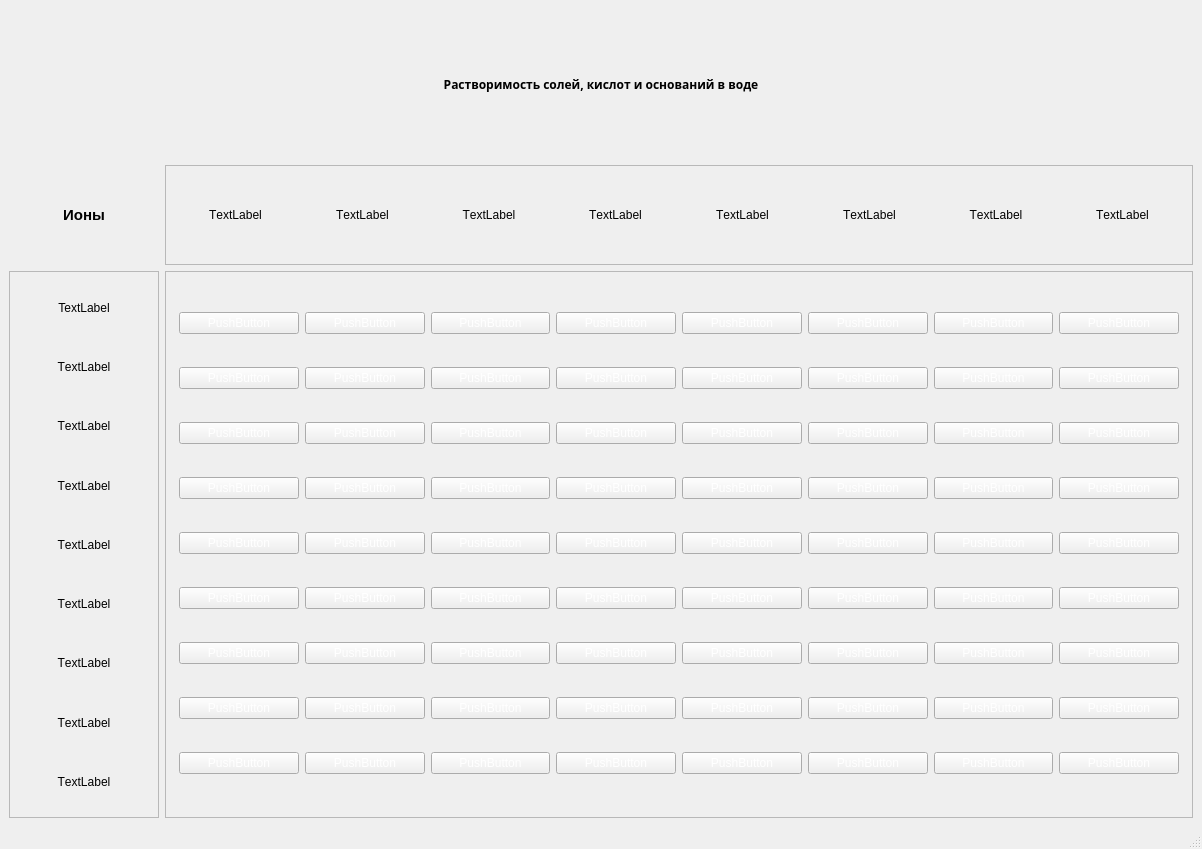
<?xml version="1.0" encoding="UTF-8"?>
<ui version="4.0">
 <class>MainWindow</class>
 <widget class="QMainWindow" name="MainWindow">
  <property name="enabled">
   <bool>true</bool>
  </property>
  <property name="geometry">
   <rect>
    <x>0</x>
    <y>0</y>
    <width>1202</width>
    <height>849</height>
   </rect>
  </property>
  <property name="palette">
   <palette>
    <active>
     <colorrole role="Text">
      <brush brushstyle="SolidPattern">
       <color alpha="255">
        <red>255</red>
        <green>255</green>
        <blue>255</blue>
       </color>
      </brush>
     </colorrole>
     <colorrole role="ButtonText">
      <brush brushstyle="SolidPattern">
       <color alpha="255">
        <red>255</red>
        <green>255</green>
        <blue>255</blue>
       </color>
      </brush>
     </colorrole>
     <colorrole role="PlaceholderText">
      <brush brushstyle="SolidPattern">
       <color alpha="128">
        <red>255</red>
        <green>255</green>
        <blue>255</blue>
       </color>
      </brush>
     </colorrole>
    </active>
    <inactive>
     <colorrole role="Text">
      <brush brushstyle="SolidPattern">
       <color alpha="255">
        <red>255</red>
        <green>255</green>
        <blue>255</blue>
       </color>
      </brush>
     </colorrole>
     <colorrole role="ButtonText">
      <brush brushstyle="SolidPattern">
       <color alpha="255">
        <red>255</red>
        <green>255</green>
        <blue>255</blue>
       </color>
      </brush>
     </colorrole>
     <colorrole role="PlaceholderText">
      <brush brushstyle="SolidPattern">
       <color alpha="128">
        <red>255</red>
        <green>255</green>
        <blue>255</blue>
       </color>
      </brush>
     </colorrole>
    </inactive>
    <disabled>
     <colorrole role="Text">
      <brush brushstyle="SolidPattern">
       <color alpha="255">
        <red>120</red>
        <green>120</green>
        <blue>120</blue>
       </color>
      </brush>
     </colorrole>
     <colorrole role="ButtonText">
      <brush brushstyle="SolidPattern">
       <color alpha="255">
        <red>120</red>
        <green>120</green>
        <blue>120</blue>
       </color>
      </brush>
     </colorrole>
     <colorrole role="PlaceholderText">
      <brush brushstyle="SolidPattern">
       <color alpha="128">
        <red>0</red>
        <green>0</green>
        <blue>0</blue>
       </color>
      </brush>
     </colorrole>
    </disabled>
   </palette>
  </property>
  <property name="font">
   <font>
    <strikeout>false</strikeout>
    <kerning>false</kerning>
   </font>
  </property>
  <property name="windowTitle">
   <string>MainWindow</string>
  </property>
  <property name="animated">
   <bool>true</bool>
  </property>
  <widget class="QWidget" name="centralwidget">
   <layout class="QGridLayout" name="gridLayout_2">
    <item row="1" column="0">
     <widget class="QLabel" name="ion_label">
      <property name="maximumSize">
       <size>
        <width>150</width>
        <height>100</height>
       </size>
      </property>
      <property name="sizeIncrement">
       <size>
        <width>1</width>
        <height>0</height>
       </size>
      </property>
      <property name="font">
       <font>
        <pointsize>11</pointsize>
        <weight>75</weight>
        <bold>true</bold>
        <strikeout>false</strikeout>
        <kerning>false</kerning>
       </font>
      </property>
      <property name="text">
       <string>Ионы</string>
      </property>
      <property name="alignment">
       <set>Qt::AlignCenter</set>
      </property>
     </widget>
    </item>
    <item row="1" column="1">
     <widget class="QFrame" name="frame">
      <property name="maximumSize">
       <size>
        <width>16777215</width>
        <height>100</height>
       </size>
      </property>
      <property name="frameShape">
       <enum>QFrame::StyledPanel</enum>
      </property>
      <property name="frameShadow">
       <enum>QFrame::Raised</enum>
      </property>
      <layout class="QHBoxLayout" name="horizontalLayout">
       <item>
        <widget class="QLabel" name="label">
         <property name="text">
          <string>TextLabel</string>
         </property>
         <property name="alignment">
          <set>Qt::AlignCenter</set>
         </property>
        </widget>
       </item>
       <item>
        <widget class="QLabel" name="label_2">
         <property name="text">
          <string>TextLabel</string>
         </property>
         <property name="alignment">
          <set>Qt::AlignCenter</set>
         </property>
         <property name="wordWrap">
          <bool>false</bool>
         </property>
        </widget>
       </item>
       <item>
        <widget class="QLabel" name="label_3">
         <property name="text">
          <string>TextLabel</string>
         </property>
         <property name="alignment">
          <set>Qt::AlignCenter</set>
         </property>
        </widget>
       </item>
       <item>
        <widget class="QLabel" name="label_4">
         <property name="text">
          <string>TextLabel</string>
         </property>
         <property name="alignment">
          <set>Qt::AlignCenter</set>
         </property>
        </widget>
       </item>
       <item>
        <widget class="QLabel" name="label_5">
         <property name="text">
          <string>TextLabel</string>
         </property>
         <property name="alignment">
          <set>Qt::AlignCenter</set>
         </property>
        </widget>
       </item>
       <item>
        <widget class="QLabel" name="label_6">
         <property name="text">
          <string>TextLabel</string>
         </property>
         <property name="alignment">
          <set>Qt::AlignCenter</set>
         </property>
        </widget>
       </item>
       <item>
        <widget class="QLabel" name="label_7">
         <property name="text">
          <string>TextLabel</string>
         </property>
         <property name="alignment">
          <set>Qt::AlignCenter</set>
         </property>
        </widget>
       </item>
       <item>
        <widget class="QLabel" name="label_8">
         <property name="text">
          <string>TextLabel</string>
         </property>
         <property name="alignment">
          <set>Qt::AlignCenter</set>
         </property>
        </widget>
       </item>
      </layout>
     </widget>
    </item>
    <item row="0" column="0" colspan="2">
     <widget class="QLabel" name="solubility_label">
      <property name="maximumSize">
       <size>
        <width>16777215</width>
        <height>150</height>
       </size>
      </property>
      <property name="palette">
       <palette>
        <active>
         <colorrole role="Button">
          <brush brushstyle="SolidPattern">
           <color alpha="255">
            <red>85</red>
            <green>0</green>
            <blue>0</blue>
           </color>
          </brush>
         </colorrole>
         <colorrole role="ButtonText">
          <brush brushstyle="SolidPattern">
           <color alpha="255">
            <red>0</red>
            <green>0</green>
            <blue>0</blue>
           </color>
          </brush>
         </colorrole>
        </active>
        <inactive>
         <colorrole role="Button">
          <brush brushstyle="SolidPattern">
           <color alpha="255">
            <red>85</red>
            <green>0</green>
            <blue>0</blue>
           </color>
          </brush>
         </colorrole>
         <colorrole role="ButtonText">
          <brush brushstyle="SolidPattern">
           <color alpha="255">
            <red>0</red>
            <green>0</green>
            <blue>0</blue>
           </color>
          </brush>
         </colorrole>
        </inactive>
        <disabled>
         <colorrole role="Button">
          <brush brushstyle="SolidPattern">
           <color alpha="255">
            <red>85</red>
            <green>0</green>
            <blue>0</blue>
           </color>
          </brush>
         </colorrole>
         <colorrole role="ButtonText">
          <brush brushstyle="SolidPattern">
           <color alpha="255">
            <red>120</red>
            <green>120</green>
            <blue>120</blue>
           </color>
          </brush>
         </colorrole>
        </disabled>
       </palette>
      </property>
      <property name="font">
       <font>
        <family>Arial Black</family>
        <pointsize>9</pointsize>
        <weight>75</weight>
        <bold>true</bold>
        <strikeout>false</strikeout>
        <kerning>false</kerning>
       </font>
      </property>
      <property name="layoutDirection">
       <enum>Qt::LeftToRight</enum>
      </property>
      <property name="autoFillBackground">
       <bool>false</bool>
      </property>
      <property name="text">
       <string>Растворимость солей, кислот и оснований в воде</string>
      </property>
      <property name="textFormat">
       <enum>Qt::AutoText</enum>
      </property>
      <property name="alignment">
       <set>Qt::AlignCenter</set>
      </property>
      <property name="margin">
       <number>13</number>
      </property>
     </widget>
    </item>
    <item row="3" column="0">
     <widget class="QFrame" name="frame_3">
      <property name="minimumSize">
       <size>
        <width>150</width>
        <height>0</height>
       </size>
      </property>
      <property name="maximumSize">
       <size>
        <width>150</width>
        <height>1000</height>
       </size>
      </property>
      <property name="frameShape">
       <enum>QFrame::StyledPanel</enum>
      </property>
      <property name="frameShadow">
       <enum>QFrame::Raised</enum>
      </property>
      <layout class="QVBoxLayout" name="verticalLayout">
       <item>
        <widget class="QLabel" name="label_9">
         <property name="font">
          <font>
           <strikeout>false</strikeout>
           <kerning>true</kerning>
          </font>
         </property>
         <property name="lineWidth">
          <number>4</number>
         </property>
         <property name="text">
          <string>TextLabel</string>
         </property>
         <property name="alignment">
          <set>Qt::AlignCenter</set>
         </property>
        </widget>
       </item>
       <item>
        <widget class="QLabel" name="label_10">
         <property name="text">
          <string>TextLabel</string>
         </property>
         <property name="alignment">
          <set>Qt::AlignCenter</set>
         </property>
        </widget>
       </item>
       <item>
        <widget class="QLabel" name="label_11">
         <property name="text">
          <string>TextLabel</string>
         </property>
         <property name="alignment">
          <set>Qt::AlignCenter</set>
         </property>
        </widget>
       </item>
       <item>
        <widget class="QLabel" name="label_12">
         <property name="text">
          <string>TextLabel</string>
         </property>
         <property name="alignment">
          <set>Qt::AlignCenter</set>
         </property>
        </widget>
       </item>
       <item>
        <widget class="QLabel" name="label_13">
         <property name="text">
          <string>TextLabel</string>
         </property>
         <property name="alignment">
          <set>Qt::AlignCenter</set>
         </property>
        </widget>
       </item>
       <item>
        <widget class="QLabel" name="label_14">
         <property name="text">
          <string>TextLabel</string>
         </property>
         <property name="alignment">
          <set>Qt::AlignCenter</set>
         </property>
        </widget>
       </item>
       <item>
        <widget class="QLabel" name="label_15">
         <property name="text">
          <string>TextLabel</string>
         </property>
         <property name="alignment">
          <set>Qt::AlignCenter</set>
         </property>
        </widget>
       </item>
       <item>
        <widget class="QLabel" name="label_16">
         <property name="text">
          <string>TextLabel</string>
         </property>
         <property name="alignment">
          <set>Qt::AlignCenter</set>
         </property>
        </widget>
       </item>
       <item>
        <widget class="QLabel" name="label_17">
         <property name="text">
          <string>TextLabel</string>
         </property>
         <property name="alignment">
          <set>Qt::AlignCenter</set>
         </property>
        </widget>
       </item>
      </layout>
     </widget>
    </item>
    <item row="3" column="1">
     <widget class="QFrame" name="frame_2">
      <property name="font">
       <font>
        <strikeout>false</strikeout>
        <kerning>true</kerning>
       </font>
      </property>
      <property name="mouseTracking">
       <bool>true</bool>
      </property>
      <property name="tabletTracking">
       <bool>false</bool>
      </property>
      <property name="frameShape">
       <enum>QFrame::StyledPanel</enum>
      </property>
      <property name="frameShadow">
       <enum>QFrame::Raised</enum>
      </property>
      <property name="lineWidth">
       <number>2</number>
      </property>
      <property name="midLineWidth">
       <number>1</number>
      </property>
      <layout class="QGridLayout" name="gridLayout">
       <property name="leftMargin">
        <number>13</number>
       </property>
       <property name="topMargin">
        <number>13</number>
       </property>
       <property name="rightMargin">
        <number>13</number>
       </property>
       <property name="bottomMargin">
        <number>13</number>
       </property>
       <item row="8" column="1">
        <widget class="QPushButton" name="btn7">
         <property name="text">
          <string>PushButton</string>
         </property>
         <attribute name="buttonGroup">
          <string notr="true">buttonGroup</string>
         </attribute>
        </widget>
       </item>
       <item row="6" column="5">
        <widget class="QPushButton" name="btn41">
         <property name="text">
          <string>PushButton</string>
         </property>
         <attribute name="buttonGroup">
          <string notr="true">buttonGroup</string>
         </attribute>
        </widget>
       </item>
       <item row="7" column="8">
        <widget class="QPushButton" name="btn69">
         <property name="text">
          <string>PushButton</string>
         </property>
         <attribute name="buttonGroup">
          <string notr="true">buttonGroup</string>
         </attribute>
        </widget>
       </item>
       <item row="10" column="1">
        <widget class="QPushButton" name="btn9">
         <property name="text">
          <string>PushButton</string>
         </property>
         <attribute name="buttonGroup">
          <string notr="true">buttonGroup</string>
         </attribute>
        </widget>
       </item>
       <item row="2" column="7">
        <widget class="QPushButton" name="btn55">
         <property name="text">
          <string>PushButton</string>
         </property>
         <attribute name="buttonGroup">
          <string notr="true">buttonGroup</string>
         </attribute>
        </widget>
       </item>
       <item row="7" column="7">
        <widget class="QPushButton" name="btn60">
         <property name="text">
          <string>PushButton</string>
         </property>
         <attribute name="buttonGroup">
          <string notr="true">buttonGroup</string>
         </attribute>
        </widget>
       </item>
       <item row="7" column="3">
        <widget class="QPushButton" name="btn24">
         <property name="text">
          <string>PushButton</string>
         </property>
         <attribute name="buttonGroup">
          <string notr="true">buttonGroup</string>
         </attribute>
        </widget>
       </item>
       <item row="8" column="5">
        <widget class="QPushButton" name="btn43">
         <property name="text">
          <string>PushButton</string>
         </property>
         <attribute name="buttonGroup">
          <string notr="true">buttonGroup</string>
         </attribute>
        </widget>
       </item>
       <item row="3" column="4">
        <widget class="QPushButton" name="btn29">
         <property name="text">
          <string>PushButton</string>
         </property>
         <attribute name="buttonGroup">
          <string notr="true">buttonGroup</string>
         </attribute>
        </widget>
       </item>
       <item row="4" column="4">
        <widget class="QPushButton" name="btn30">
         <property name="text">
          <string>PushButton</string>
         </property>
         <attribute name="buttonGroup">
          <string notr="true">buttonGroup</string>
         </attribute>
        </widget>
       </item>
       <item row="8" column="3">
        <widget class="QPushButton" name="btn25">
         <property name="text">
          <string>PushButton</string>
         </property>
         <attribute name="buttonGroup">
          <string notr="true">buttonGroup</string>
         </attribute>
        </widget>
       </item>
       <item row="2" column="8">
        <widget class="QPushButton" name="btn64">
         <property name="text">
          <string>PushButton</string>
         </property>
         <attribute name="buttonGroup">
          <string notr="true">buttonGroup</string>
         </attribute>
        </widget>
       </item>
       <item row="8" column="6">
        <widget class="QPushButton" name="btn52">
         <property name="text">
          <string>PushButton</string>
         </property>
         <attribute name="buttonGroup">
          <string notr="true">buttonGroup</string>
         </attribute>
        </widget>
       </item>
       <item row="9" column="1">
        <widget class="QPushButton" name="btn8">
         <property name="text">
          <string>PushButton</string>
         </property>
         <attribute name="buttonGroup">
          <string notr="true">buttonGroup</string>
         </attribute>
        </widget>
       </item>
       <item row="4" column="8">
        <widget class="QPushButton" name="btn66">
         <property name="text">
          <string>PushButton</string>
         </property>
         <attribute name="buttonGroup">
          <string notr="true">buttonGroup</string>
         </attribute>
        </widget>
       </item>
       <item row="10" column="5">
        <widget class="QPushButton" name="btn45">
         <property name="text">
          <string>PushButton</string>
         </property>
         <attribute name="buttonGroup">
          <string notr="true">buttonGroup</string>
         </attribute>
        </widget>
       </item>
       <item row="2" column="2">
        <widget class="QPushButton" name="btn10">
         <property name="text">
          <string>PushButton</string>
         </property>
         <attribute name="buttonGroup">
          <string notr="true">buttonGroup</string>
         </attribute>
        </widget>
       </item>
       <item row="9" column="3">
        <widget class="QPushButton" name="btn26">
         <property name="text">
          <string>PushButton</string>
         </property>
         <attribute name="buttonGroup">
          <string notr="true">buttonGroup</string>
         </attribute>
        </widget>
       </item>
       <item row="4" column="7">
        <widget class="QPushButton" name="btn57">
         <property name="text">
          <string>PushButton</string>
         </property>
         <attribute name="buttonGroup">
          <string notr="true">buttonGroup</string>
         </attribute>
        </widget>
       </item>
       <item row="5" column="4">
        <widget class="QPushButton" name="btn31">
         <property name="text">
          <string>PushButton</string>
         </property>
         <attribute name="buttonGroup">
          <string notr="true">buttonGroup</string>
         </attribute>
        </widget>
       </item>
       <item row="6" column="3">
        <widget class="QPushButton" name="btn23">
         <property name="text">
          <string>PushButton</string>
         </property>
         <attribute name="buttonGroup">
          <string notr="true">buttonGroup</string>
         </attribute>
        </widget>
       </item>
       <item row="3" column="7">
        <widget class="QPushButton" name="btn56">
         <property name="text">
          <string>PushButton</string>
         </property>
         <attribute name="buttonGroup">
          <string notr="true">buttonGroup</string>
         </attribute>
        </widget>
       </item>
       <item row="4" column="1">
        <widget class="QPushButton" name="btn3">
         <property name="text">
          <string>PushButton</string>
         </property>
         <attribute name="buttonGroup">
          <string notr="true">buttonGroup</string>
         </attribute>
        </widget>
       </item>
       <item row="5" column="5">
        <widget class="QPushButton" name="btn40">
         <property name="text">
          <string>PushButton</string>
         </property>
         <attribute name="buttonGroup">
          <string notr="true">buttonGroup</string>
         </attribute>
        </widget>
       </item>
       <item row="6" column="8">
        <widget class="QPushButton" name="btn68">
         <property name="text">
          <string>PushButton</string>
         </property>
         <attribute name="buttonGroup">
          <string notr="true">buttonGroup</string>
         </attribute>
        </widget>
       </item>
       <item row="8" column="8">
        <widget class="QPushButton" name="btn70">
         <property name="text">
          <string>PushButton</string>
         </property>
         <attribute name="buttonGroup">
          <string notr="true">buttonGroup</string>
         </attribute>
        </widget>
       </item>
       <item row="10" column="6">
        <widget class="QPushButton" name="btn54">
         <property name="text">
          <string>PushButton</string>
         </property>
         <attribute name="buttonGroup">
          <string notr="true">buttonGroup</string>
         </attribute>
        </widget>
       </item>
       <item row="4" column="3">
        <widget class="QPushButton" name="btn21">
         <property name="text">
          <string>PushButton</string>
         </property>
         <attribute name="buttonGroup">
          <string notr="true">buttonGroup</string>
         </attribute>
        </widget>
       </item>
       <item row="9" column="8">
        <widget class="QPushButton" name="btn71">
         <property name="text">
          <string>PushButton</string>
         </property>
         <attribute name="buttonGroup">
          <string notr="true">buttonGroup</string>
         </attribute>
        </widget>
       </item>
       <item row="9" column="7">
        <widget class="QPushButton" name="btn62">
         <property name="text">
          <string>PushButton</string>
         </property>
         <attribute name="buttonGroup">
          <string notr="true">buttonGroup</string>
         </attribute>
        </widget>
       </item>
       <item row="8" column="4">
        <widget class="QPushButton" name="btn34">
         <property name="text">
          <string>PushButton</string>
         </property>
         <attribute name="buttonGroup">
          <string notr="true">buttonGroup</string>
         </attribute>
        </widget>
       </item>
       <item row="6" column="2">
        <widget class="QPushButton" name="btn14">
         <property name="text">
          <string>PushButton</string>
         </property>
         <attribute name="buttonGroup">
          <string notr="true">buttonGroup</string>
         </attribute>
        </widget>
       </item>
       <item row="4" column="5">
        <widget class="QPushButton" name="btn39">
         <property name="text">
          <string>PushButton</string>
         </property>
         <attribute name="buttonGroup">
          <string notr="true">buttonGroup</string>
         </attribute>
        </widget>
       </item>
       <item row="5" column="7">
        <widget class="QPushButton" name="btn58">
         <property name="text">
          <string>PushButton</string>
         </property>
         <attribute name="buttonGroup">
          <string notr="true">buttonGroup</string>
         </attribute>
        </widget>
       </item>
       <item row="6" column="4">
        <widget class="QPushButton" name="btn32">
         <property name="text">
          <string>PushButton</string>
         </property>
         <attribute name="buttonGroup">
          <string notr="true">buttonGroup</string>
         </attribute>
        </widget>
       </item>
       <item row="3" column="3">
        <widget class="QPushButton" name="btn20">
         <property name="text">
          <string>PushButton</string>
         </property>
         <attribute name="buttonGroup">
          <string notr="true">buttonGroup</string>
         </attribute>
        </widget>
       </item>
       <item row="6" column="7">
        <widget class="QPushButton" name="btn59">
         <property name="text">
          <string>PushButton</string>
         </property>
         <attribute name="buttonGroup">
          <string notr="true">buttonGroup</string>
         </attribute>
        </widget>
       </item>
       <item row="2" column="3">
        <widget class="QPushButton" name="btn19">
         <property name="text">
          <string>PushButton</string>
         </property>
         <attribute name="buttonGroup">
          <string notr="true">buttonGroup</string>
         </attribute>
        </widget>
       </item>
       <item row="2" column="6">
        <widget class="QPushButton" name="btn46">
         <property name="text">
          <string>PushButton</string>
         </property>
         <attribute name="buttonGroup">
          <string notr="true">buttonGroup</string>
         </attribute>
        </widget>
       </item>
       <item row="2" column="1">
        <widget class="QPushButton" name="btn1">
         <property name="text">
          <string>PushButton</string>
         </property>
         <attribute name="buttonGroup">
          <string notr="true">buttonGroup</string>
         </attribute>
        </widget>
       </item>
       <item row="5" column="1">
        <widget class="QPushButton" name="btn4">
         <property name="text">
          <string>PushButton</string>
         </property>
         <attribute name="buttonGroup">
          <string notr="true">buttonGroup</string>
         </attribute>
        </widget>
       </item>
       <item row="2" column="4">
        <widget class="QPushButton" name="btn28">
         <property name="text">
          <string>PushButton</string>
         </property>
         <attribute name="buttonGroup">
          <string notr="true">buttonGroup</string>
         </attribute>
        </widget>
       </item>
       <item row="3" column="1">
        <widget class="QPushButton" name="btn2">
         <property name="text">
          <string>PushButton</string>
         </property>
         <attribute name="buttonGroup">
          <string notr="true">buttonGroup</string>
         </attribute>
        </widget>
       </item>
       <item row="3" column="2">
        <widget class="QPushButton" name="btn11">
         <property name="text">
          <string>PushButton</string>
         </property>
         <attribute name="buttonGroup">
          <string notr="true">buttonGroup</string>
         </attribute>
        </widget>
       </item>
       <item row="9" column="4">
        <widget class="QPushButton" name="btn35">
         <property name="text">
          <string>PushButton</string>
         </property>
         <attribute name="buttonGroup">
          <string notr="true">buttonGroup</string>
         </attribute>
        </widget>
       </item>
       <item row="5" column="8">
        <widget class="QPushButton" name="btn67">
         <property name="text">
          <string>PushButton</string>
         </property>
         <attribute name="buttonGroup">
          <string notr="true">buttonGroup</string>
         </attribute>
        </widget>
       </item>
       <item row="5" column="3">
        <widget class="QPushButton" name="btn22">
         <property name="text">
          <string>PushButton</string>
         </property>
         <attribute name="buttonGroup">
          <string notr="true">buttonGroup</string>
         </attribute>
        </widget>
       </item>
       <item row="7" column="1">
        <widget class="QPushButton" name="btn6">
         <property name="text">
          <string>PushButton</string>
         </property>
         <attribute name="buttonGroup">
          <string notr="true">buttonGroup</string>
         </attribute>
        </widget>
       </item>
       <item row="10" column="7">
        <widget class="QPushButton" name="btn63">
         <property name="text">
          <string>PushButton</string>
         </property>
         <attribute name="buttonGroup">
          <string notr="true">buttonGroup</string>
         </attribute>
        </widget>
       </item>
       <item row="3" column="5">
        <widget class="QPushButton" name="btn38">
         <property name="text">
          <string>PushButton</string>
         </property>
         <attribute name="buttonGroup">
          <string notr="true">buttonGroup</string>
         </attribute>
        </widget>
       </item>
       <item row="10" column="4">
        <widget class="QPushButton" name="btn36">
         <property name="text">
          <string>PushButton</string>
         </property>
         <attribute name="buttonGroup">
          <string notr="true">buttonGroup</string>
         </attribute>
        </widget>
       </item>
       <item row="7" column="2">
        <widget class="QPushButton" name="btn15">
         <property name="text">
          <string>PushButton</string>
         </property>
         <attribute name="buttonGroup">
          <string notr="true">buttonGroup</string>
         </attribute>
        </widget>
       </item>
       <item row="7" column="4">
        <widget class="QPushButton" name="btn33">
         <property name="text">
          <string>PushButton</string>
         </property>
         <attribute name="buttonGroup">
          <string notr="true">buttonGroup</string>
         </attribute>
        </widget>
       </item>
       <item row="6" column="1">
        <widget class="QPushButton" name="btn5">
         <property name="text">
          <string>PushButton</string>
         </property>
         <attribute name="buttonGroup">
          <string notr="true">buttonGroup</string>
         </attribute>
        </widget>
       </item>
       <item row="2" column="5">
        <widget class="QPushButton" name="btn37">
         <property name="text">
          <string>PushButton</string>
         </property>
         <attribute name="buttonGroup">
          <string notr="true">buttonGroup</string>
         </attribute>
        </widget>
       </item>
       <item row="9" column="2">
        <widget class="QPushButton" name="btn17">
         <property name="text">
          <string>PushButton</string>
         </property>
         <attribute name="buttonGroup">
          <string notr="true">buttonGroup</string>
         </attribute>
        </widget>
       </item>
       <item row="5" column="6">
        <widget class="QPushButton" name="btn49">
         <property name="text">
          <string>PushButton</string>
         </property>
         <attribute name="buttonGroup">
          <string notr="true">buttonGroup</string>
         </attribute>
        </widget>
       </item>
       <item row="7" column="6">
        <widget class="QPushButton" name="btn51">
         <property name="text">
          <string>PushButton</string>
         </property>
         <attribute name="buttonGroup">
          <string notr="true">buttonGroup</string>
         </attribute>
        </widget>
       </item>
       <item row="8" column="7">
        <widget class="QPushButton" name="btn61">
         <property name="text">
          <string>PushButton</string>
         </property>
         <attribute name="buttonGroup">
          <string notr="true">buttonGroup</string>
         </attribute>
        </widget>
       </item>
       <item row="4" column="6">
        <widget class="QPushButton" name="btn48">
         <property name="text">
          <string>PushButton</string>
         </property>
         <attribute name="buttonGroup">
          <string notr="true">buttonGroup</string>
         </attribute>
        </widget>
       </item>
       <item row="4" column="2">
        <widget class="QPushButton" name="btn12">
         <property name="text">
          <string>PushButton</string>
         </property>
         <attribute name="buttonGroup">
          <string notr="true">buttonGroup</string>
         </attribute>
        </widget>
       </item>
       <item row="6" column="6">
        <widget class="QPushButton" name="btn50">
         <property name="text">
          <string>PushButton</string>
         </property>
         <attribute name="buttonGroup">
          <string notr="true">buttonGroup</string>
         </attribute>
        </widget>
       </item>
       <item row="3" column="8">
        <widget class="QPushButton" name="btn65">
         <property name="text">
          <string>PushButton</string>
         </property>
         <attribute name="buttonGroup">
          <string notr="true">buttonGroup</string>
         </attribute>
        </widget>
       </item>
       <item row="5" column="2">
        <widget class="QPushButton" name="btn13">
         <property name="text">
          <string>PushButton</string>
         </property>
         <attribute name="buttonGroup">
          <string notr="true">buttonGroup</string>
         </attribute>
        </widget>
       </item>
       <item row="9" column="6">
        <widget class="QPushButton" name="btn53">
         <property name="text">
          <string>PushButton</string>
         </property>
         <attribute name="buttonGroup">
          <string notr="true">buttonGroup</string>
         </attribute>
        </widget>
       </item>
       <item row="9" column="5">
        <widget class="QPushButton" name="btn44">
         <property name="enabled">
          <bool>true</bool>
         </property>
         <property name="text">
          <string>PushButton</string>
         </property>
         <attribute name="buttonGroup">
          <string notr="true">buttonGroup</string>
         </attribute>
        </widget>
       </item>
       <item row="8" column="2">
        <widget class="QPushButton" name="btn16">
         <property name="text">
          <string>PushButton</string>
         </property>
         <attribute name="buttonGroup">
          <string notr="true">buttonGroup</string>
         </attribute>
        </widget>
       </item>
       <item row="10" column="8">
        <widget class="QPushButton" name="btn72">
         <property name="text">
          <string>PushButton</string>
         </property>
         <attribute name="buttonGroup">
          <string notr="true">buttonGroup</string>
         </attribute>
        </widget>
       </item>
       <item row="7" column="5">
        <widget class="QPushButton" name="btn42">
         <property name="text">
          <string>PushButton</string>
         </property>
         <attribute name="buttonGroup">
          <string notr="true">buttonGroup</string>
         </attribute>
        </widget>
       </item>
       <item row="10" column="2">
        <widget class="QPushButton" name="btn18">
         <property name="text">
          <string>PushButton</string>
         </property>
         <attribute name="buttonGroup">
          <string notr="true">buttonGroup</string>
         </attribute>
        </widget>
       </item>
       <item row="3" column="6">
        <widget class="QPushButton" name="btn47">
         <property name="text">
          <string>PushButton</string>
         </property>
         <attribute name="buttonGroup">
          <string notr="true">buttonGroup</string>
         </attribute>
        </widget>
       </item>
       <item row="10" column="3">
        <widget class="QPushButton" name="btn27">
         <property name="text">
          <string>PushButton</string>
         </property>
         <attribute name="buttonGroup">
          <string notr="true">buttonGroup</string>
         </attribute>
        </widget>
       </item>
      </layout>
     </widget>
    </item>
   </layout>
  </widget>
  <widget class="QStatusBar" name="statusbar"/>
 </widget>
 <resources/>
 <connections/>
 <buttongroups>
  <buttongroup name="buttonGroup"/>
 </buttongroups>
</ui>
